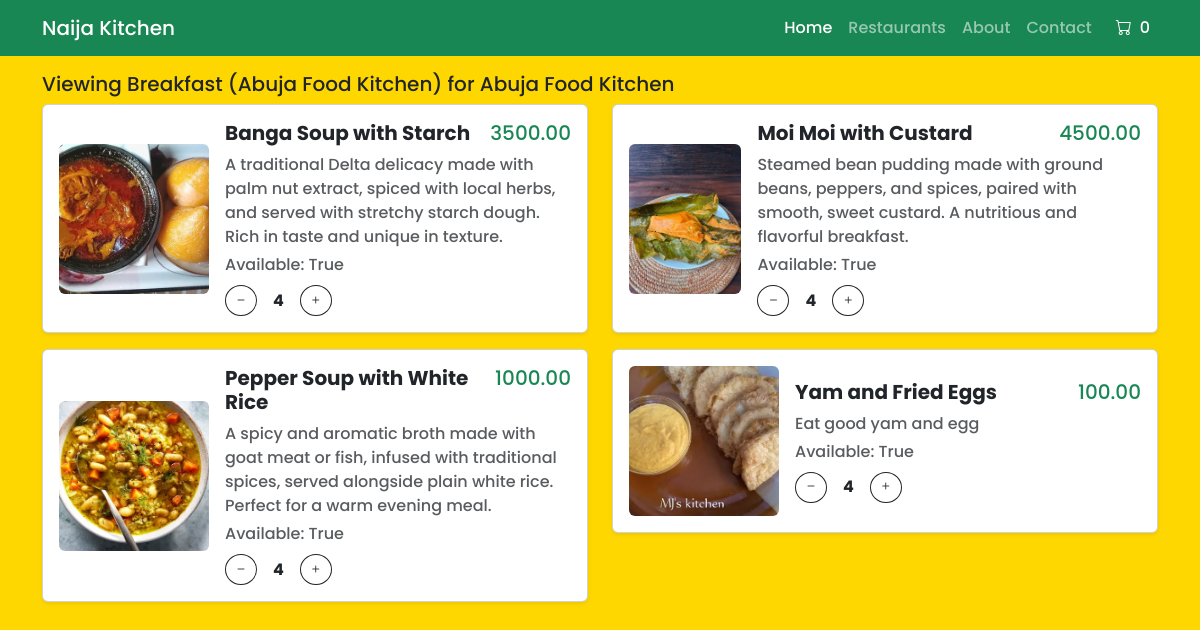
/abuja-food-kitchen/breakfast/, run on the app's committed database.
### naija_kitchen/models.py (models this page shows, shortened)
class MenuCategory(models.Model):
    restaurant = models.ForeignKey(
        Restaurant, on_delete=models.CASCADE, related_name='menu_categories')
    name = models.CharField(max_length=100)
    slug = models.SlugField(max_length=200, blank=True)
    description = models.TextField(blank=True, null=True)
    image = models.ImageField(blank=True, null=True)
    created_at = models.DateTimeField(auto_now_add=True)
    updated_at = models.DateTimeField(auto_now=True)
    class Meta:
        constraints = [
            UniqueConstraint(fields=['restaurant', 'name'],
                             name='unique_category_per_restaurant')
        ]
        ordering = ['name']
        indexes = [
            models.Index(fields=['name'])
        ]
    def __str__(self):
        return f"{self.name} ({self.restaurant.restaurant_name})"

class Restaurant(models.Model):
    restaurant_name = models.CharField(max_length=200)
    slug = models.SlugField(max_length=200, blank=True)
    restaurant_address = models.CharField(max_length=200)
    restaurant_image = models.ImageField(null=True, blank=True)
    restaurant_contact = models.CharField(max_length=200)
    restaurant_owner = models.ForeignKey(
        'auth.User', blank=True, null=True, on_delete=models.CASCADE, related_name='user_restaurants')
    class Meta:
        ordering = ['restaurant_name']
        indexes = [
            models.Index(fields=['restaurant_name'])
        ]
    def __str__(self) -> str:
        return self.restaurant_name

class MenuItem(models.Model):
    category = models.ForeignKey(
        MenuCategory, on_delete=models.CASCADE, related_name='menu_items')
    name = models.CharField(max_length=200)
    slug = models.SlugField(max_length=200, blank=True)
    description = models.TextField(blank=True, null=True)
    price = models.DecimalField(max_digits=10, decimal_places=2)
    is_available = models.BooleanField(default=True)
    created_at = models.DateTimeField(auto_now_add=True)
    updated_at = models.DateTimeField(auto_now=True)
    image = models.ImageField(blank=True, null=True)
    class Meta:
        ordering = ['name']
        indexes = [
            models.Index(fields=['id', 'slug']),
            models.Index(fields=['name']),
            models.Index(fields=['-created_at'])
        ]
    @property
    def imageURL(self):
        try:
            url = self.image.url
        except:
            url = ''
        return url

### naija_kitchen/views.py (the view)
# urls.py: path('<slug:restaurant_slug>/<slug:category_slug>/', get_menucategory_items, name="restaurant_menuitems"),
def get_menucategory_items(request, restaurant_slug,  category_slug):
    restaurant = get_object_or_404(Restaurant, slug=restaurant_slug)
    category = get_object_or_404(
        MenuCategory, restaurant=restaurant, slug=category_slug)
    menu_items = MenuItem.objects.filter(category=category)
    cart_items = get_cart_items_from_session(request)
    context = {'restaurant': restaurant,
               'category': category, 'menuitems': menu_items, 'cartItems': cart_items}
    return render(request, 'menu_items.html', context)

### naija_kitchen/views.py (called while the page is built)
def get_cart_items_from_session(request):
    cart_items_in_session = request.session.get('cartItems')
    return cart_items_in_session

### naija_kitchen/templates/menu_items.html (shortened to what this page needs)
{% extends 'main.html' %}
{% load static %}
    {% block content %}
    <div class="container mt-3 poppins-medium">
        <h5>Viewing {{category}} for {{restaurant}}</h5>
        <div class="row">
            {% for menuitem in menuitems %}
            <div class="col-sm-6 mb-3">
                <div class="card p-3 shadow-sm d-flex flex-row align-items-center">
                    <img src="{{menuitem.imageURL}}" alt="{{menuitem.imageURL}}" class="img-fluid rounded"
                        style="width: 150px; height: 150px; object-fit: cover" />
                    <div class="ms-3 flex-grow-1">
                        <div class="d-flex justify-content-between">
                            <h5 class="fw-bold">{{menuitem.name}}</h5>
                            <h5 class="text-success">{{menuitem.price}}</h5>
                        </div>
                        <p class="text-muted mb-1">{{menuitem.description}}</p>
                        <p class="text-muted mb-1">
                            Available: {{menuitem.is_available}}
                        </p>
                        <div class="d-flex align-items-center mt-2">
                            <button class="btn btn-outline-dark btn-sm rounded-circle update-cart"
                                data-product="{{menuitem.id}}" data-action="remove">
                                <i class="bi bi-dash"></i>
                            </button>
                            <span class="mx-3 fw-bold">4</span>
                            <button class="btn btn-outline-dark btn-sm rounded-circle update-cart"
                                data-product="{{menuitem.id}}" data-action="add">
                                <i class="bi bi-plus"></i>
                            </button>
                        </div>
                    </div>
                </div>
            </div>
            {% endfor %}
        </div>
    </div>
    {% endblock %}

### static/css/style.css (style rules this page uses)
body { font-family: 'Poppins sans-serif'; }
.bg-color { background-color: #FFD700; }
.poppins-medium { font-family: "Poppins", sans-serif; font-weight: 500; font-style: normal; }

### data on the page
MenuCategory: name+restaurant "Breakfast (Abuja Food Kitchen)"
Restaurant: restaurant_name "Abuja Food Kitchen"
MenuItem: imageURL (picture), name "Banga Soup with Starch", price "3500.00", description "A traditional Delta delicacy made with palm nut extract, spiced with local herbs, and served with stretchy starch dough. Rich in taste and unique in texture.", is_available "True"
MenuItem: imageURL (picture), name "Moi Moi with Custard", price "4500.00", description "Steamed bean pudding made with ground beans, peppers, and spices, paired with smooth, sweet custard. A nutritious and flavorful breakfast.", is_available "True"
MenuItem: imageURL (picture), name "Pepper Soup with White Rice", price "1000.00", description "A spicy and aromatic broth made with goat meat or fish, infused with traditional spices, served alongside plain white rice. Perfect for a warm evening meal.", is_available "True"
MenuItem: imageURL (picture), name "Yam and Fried Eggs", price "100.00", description "Eat good yam and egg", is_available "True"

### other printed values
{{ cartItems|default:"0" }} "0"
